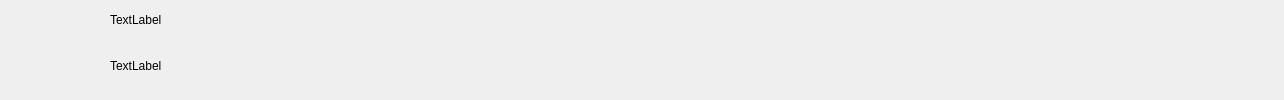
<?xml version="1.0" encoding="UTF-8"?>
<ui version="4.0">
 <class>Form</class>
 <widget class="QWidget" name="Form">
  <property name="geometry">
   <rect>
    <x>0</x>
    <y>0</y>
    <width>1284</width>
    <height>100</height>
   </rect>
  </property>
  <property name="windowTitle">
   <string>Form</string>
  </property>
  <widget class="QLabel" name="label">
   <property name="geometry">
    <rect>
     <x>20</x>
     <y>20</y>
     <width>81</width>
     <height>61</height>
    </rect>
   </property>
   <property name="text">
    <string/>
   </property>
  </widget>
  <widget class="QLabel" name="label_2">
   <property name="geometry">
    <rect>
     <x>110</x>
     <y>10</y>
     <width>221</width>
     <height>20</height>
    </rect>
   </property>
   <property name="text">
    <string>TextLabel</string>
   </property>
  </widget>
  <widget class="QLabel" name="label_3">
   <property name="geometry">
    <rect>
     <x>110</x>
     <y>40</y>
     <width>1161</width>
     <height>51</height>
    </rect>
   </property>
   <property name="text">
    <string>TextLabel</string>
   </property>
  </widget>
 </widget>
 <resources/>
 <connections/>
</ui>
